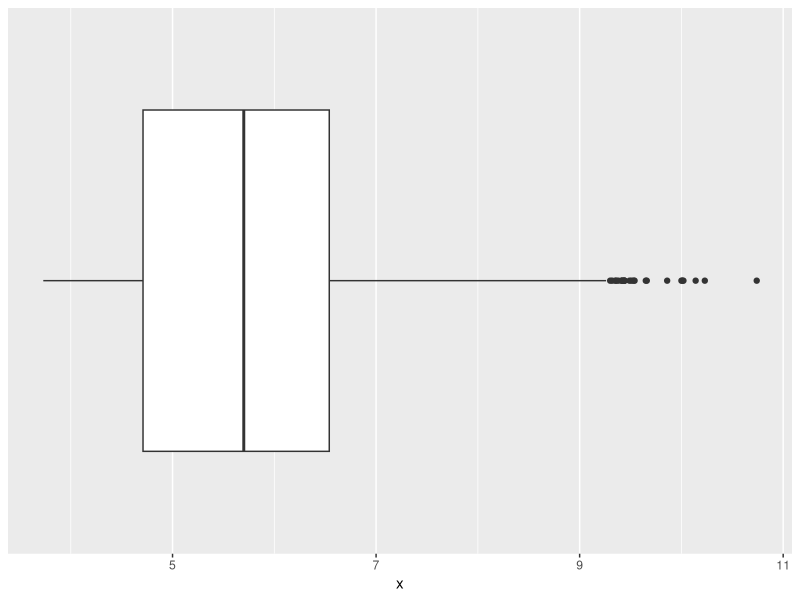
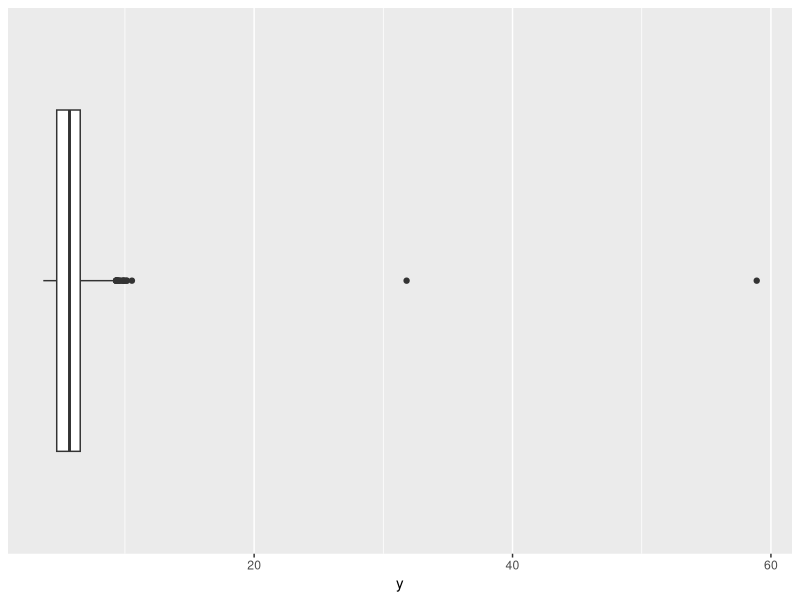
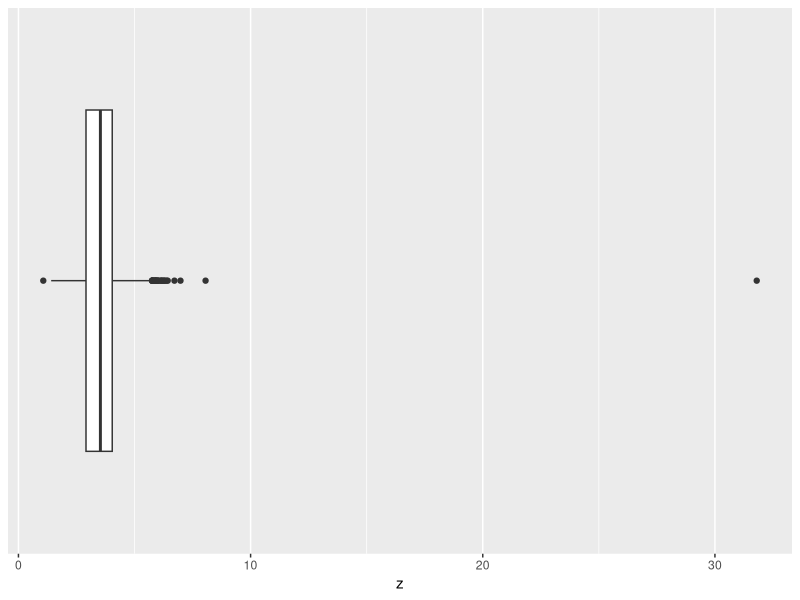
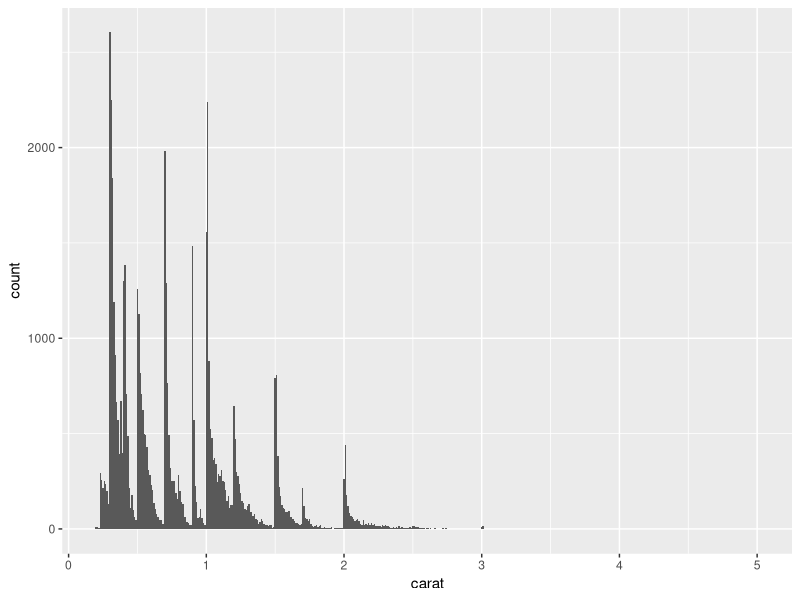
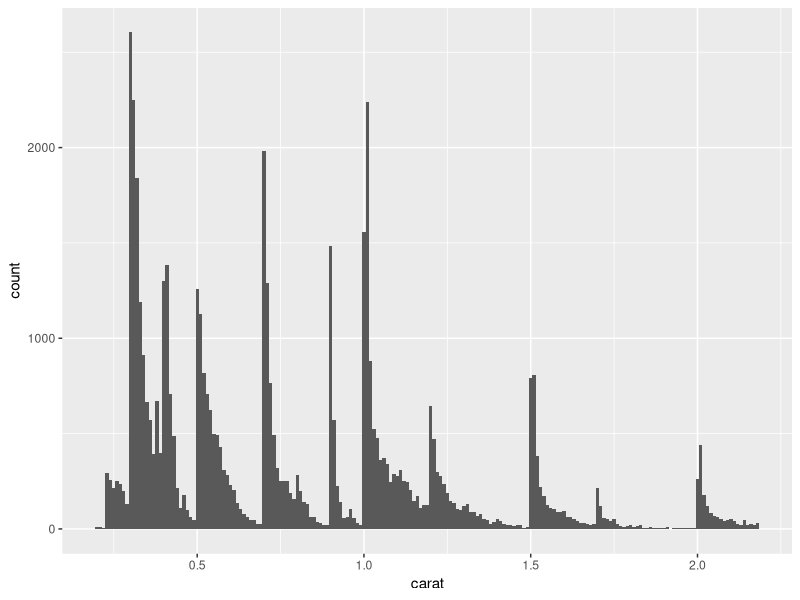
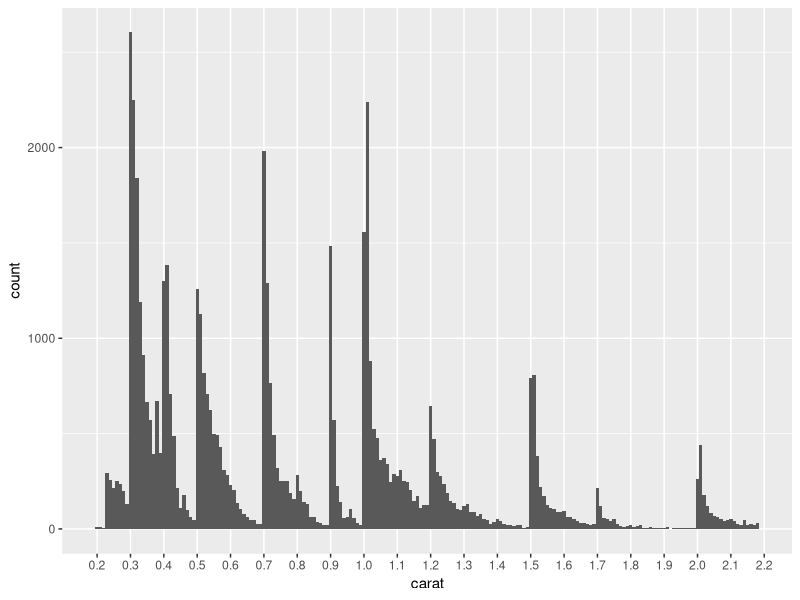
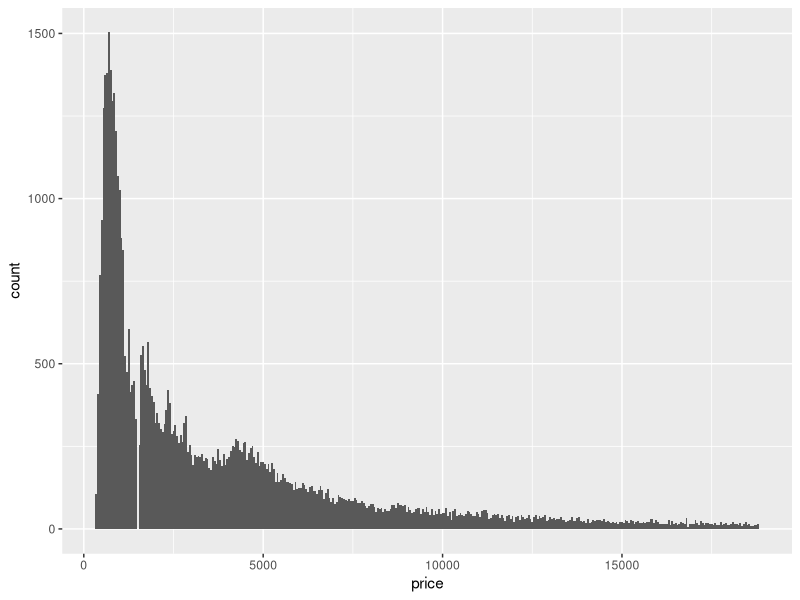
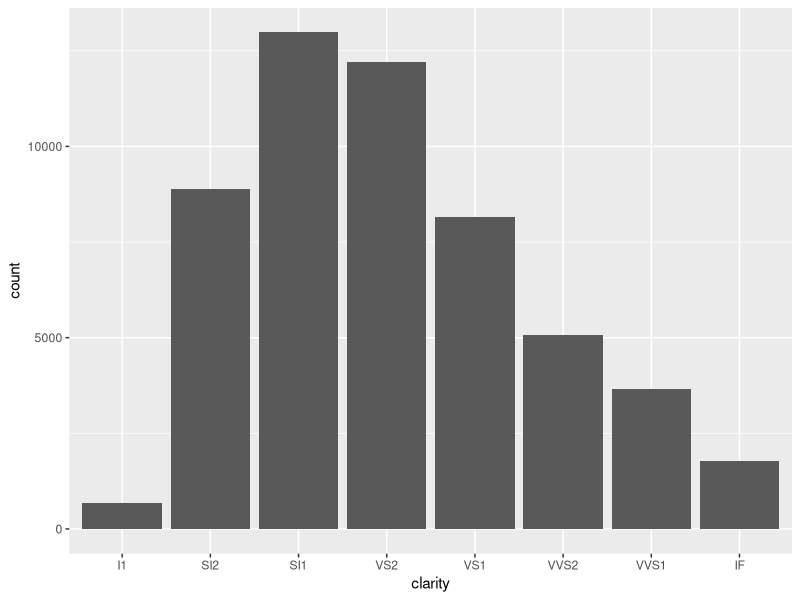

Recreate these plots in R, in order.
## ---- chunk 1
# Libraries
library(tidyverse)
## ---- chunk 2
glimpse(diamonds)
## ---- chunk 3
summary(diamonds)
## ---- chunk 4
diamonds %>% 
  filter(x == 0 | y == 0 | z == 0) %>% 
  nrow()
## ---- chunk 5
df <-
  diamonds %>% 
  filter(x > 0, y > 0, z > 0)
## ---- chunk 6
df %>% 
  ggplot(aes(x = x, y = factor(1))) +
  geom_boxplot() +
  scale_y_discrete(breaks = NULL, labels = NULL, name = NULL)
## ---- chunk 7
df %>% 
  ggplot(aes(x = y, y = factor(1))) +
  geom_boxplot() +
  scale_y_discrete(breaks = NULL, labels = NULL, name = NULL)
## ---- chunk 8
df %>% 
  ggplot(aes(x = z, y = factor(1))) +
  geom_boxplot() +
  scale_y_discrete(breaks = NULL, labels = NULL, name = NULL)
## ---- chunk 9
df <-
  df %>% 
  filter(y < 20, z < 10)
## ---- chunk 10
df %>% 
  ggplot(mapping = aes(x = carat)) +
  geom_histogram(binwidth = 0.01) 
## ---- chunk 11
quantile(df$carat, probs = 0.99)
## ---- chunk 12
df <- 
  df %>% 
  filter(carat <= quantile(df$carat, probs = 0.99))
## ---- chunk 13
df %>% 
  ggplot(aes(carat)) +
  geom_histogram(binwidth = 0.01)
## ---- chunk 14
df %>% 
  ggplot(aes(carat)) +
  geom_histogram(binwidth = 0.01) +
  scale_x_continuous(breaks = seq(0.2, 2.2, 0.1), minor_breaks = NULL)
## ---- chunk 15
df %>% 
  ggplot(aes(price)) +
  geom_histogram(binwidth = 50)
## ---- chunk 16
df %>%
  ggplot(aes(clarity)) +
  geom_bar() 
## ---- chunk 17
df %>%
  ggplot(aes(cut)) +
  geom_bar() 
## ---- chunk 18
df %>% 
  ggplot(aes(color)) +
  geom_bar() 
## ---- chunk 19
df <-
  df %>%
  mutate(color = fct_rev(color))
## ---- chunk 20
df %>% 
  ggplot(aes(color)) +
  geom_bar() 
